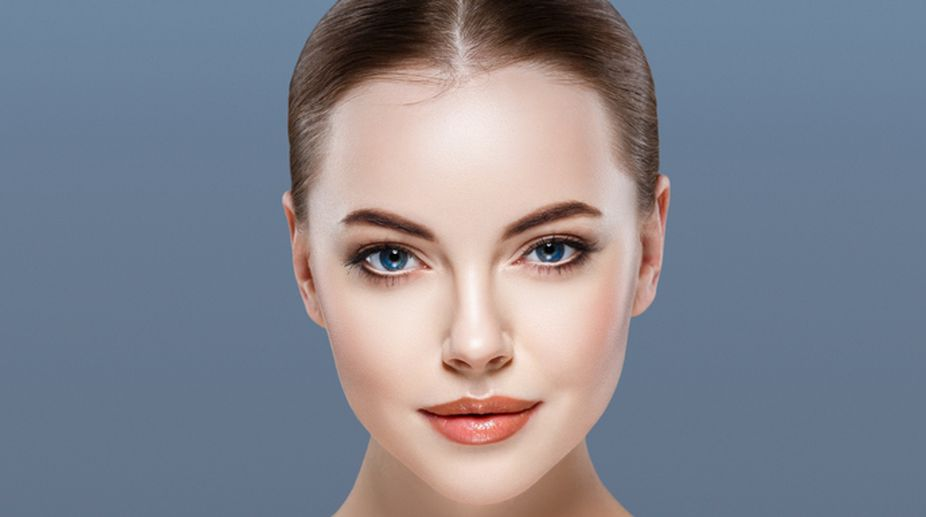
#> input picture Cartoonify-Image/Cartoonify_face_image/Images/face.jpg, 926 x 517 px, given in place of the camera
$ python Cartoonify-face_image.py
#> lines starting #> are read from the running program, lines starting #| are printed output that depends on the picture; after the words box and inside, x2 and y2 are one past the last pixel; in counts of white or black regions, pixels touching at a corner belong together
import cv2
frame_cap = cv2.VideoCapture(0) #Capturing each Frames from the Camera
while(True):
    ret, frame = frame_cap.read() #Reading the Captured Frames
#> frame is the input picture: shape (517, 926, 3); mean B, G, R 142.4, 131.9, 130
    gray_img = cv2.cvtColor(frame, cv2.COLOR_BGR2GRAY) #Applying gray filter
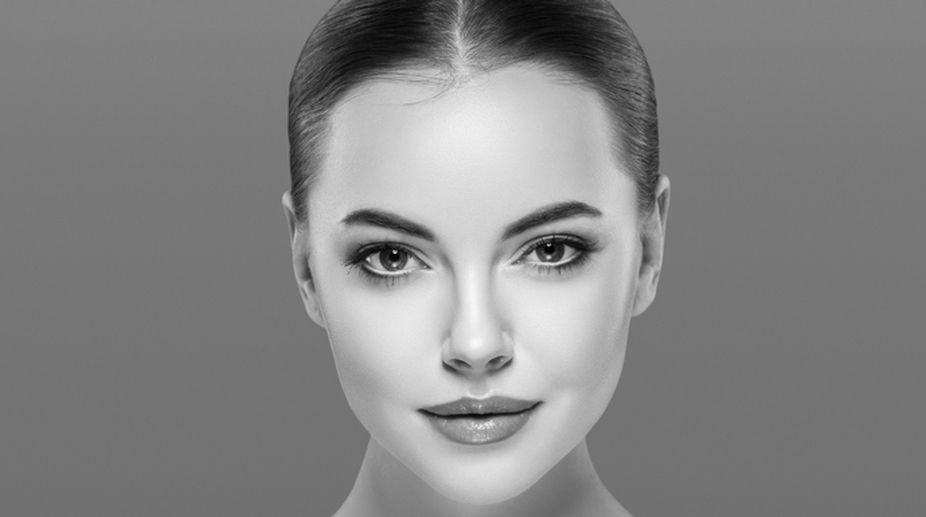
#> gray_img: shape (517, 926); min 0, max 250, mean 132.5
    blur_img = cv2.medianBlur(gray_img, 5) #Applying Median Blur
    edges = cv2.adaptiveThreshold(blur_img, 255, cv2.ADAPTIVE_THRESH_MEAN_C, cv2.THRESH_BINARY, 9, 9)
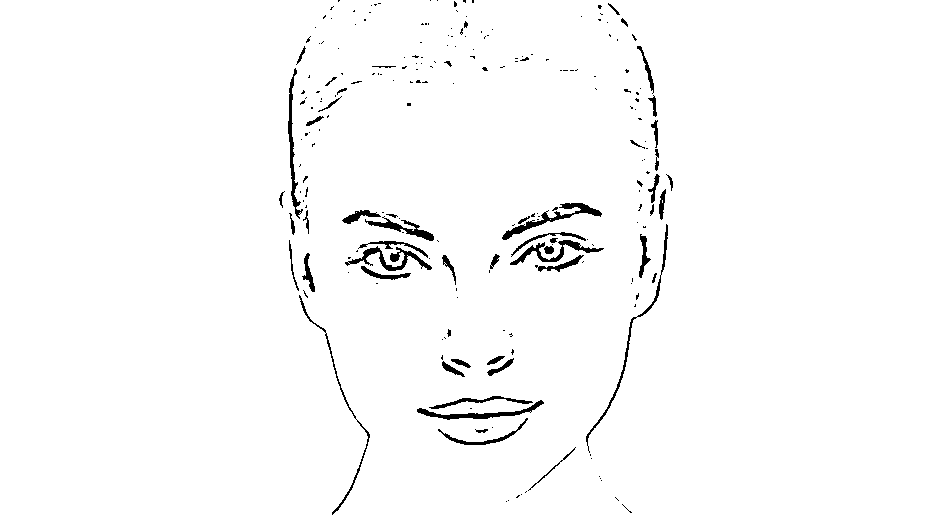
#> edges: shape (517, 926); 98% white; 222 black regions (168 under 20 px), largest, box (x1, y1, x2, y2) and area: (502, 203, 602, 240) 688, (345, 246, 432, 271) 617, (417, 400, 544, 420) 578
    color = cv2.bilateralFilter(frame, 9, 250, 250) #Applying Bilateral Filter
    cartoon_img = cv2.bitwise_and(color, color, mask=edges) # Bit wise And operation on color and edges images
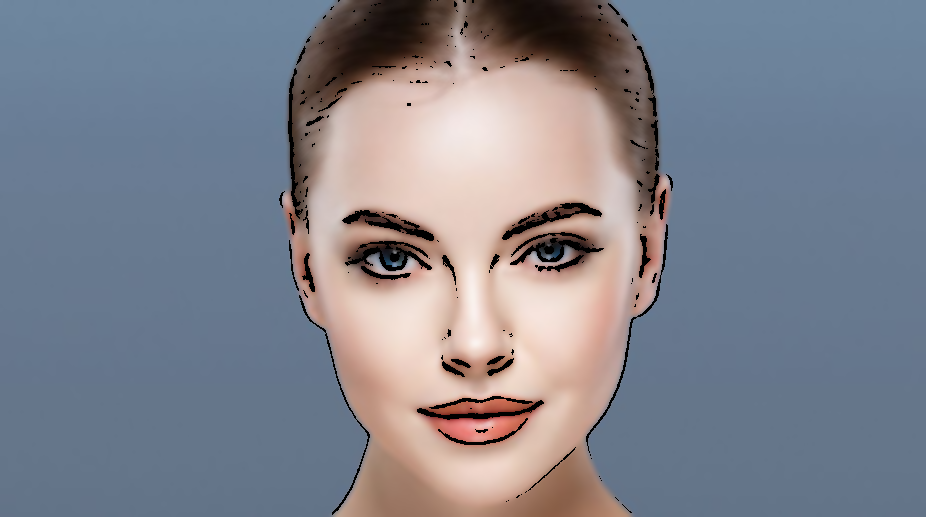
#> cartoon_img: shape (517, 926, 3); mean B, G, R 140.8, 130.2, 127.7
    cv2.imshow("Cartoon Image", cartoon_img) #Displaying the cartoonified Image
    if cv2.waitKey(1) & 0xFF == ord(' '): #Press space bar to exit
#> (key Esc is pressed here)
        break
frame_cap.release()
cv2.destroyAllWindows()
